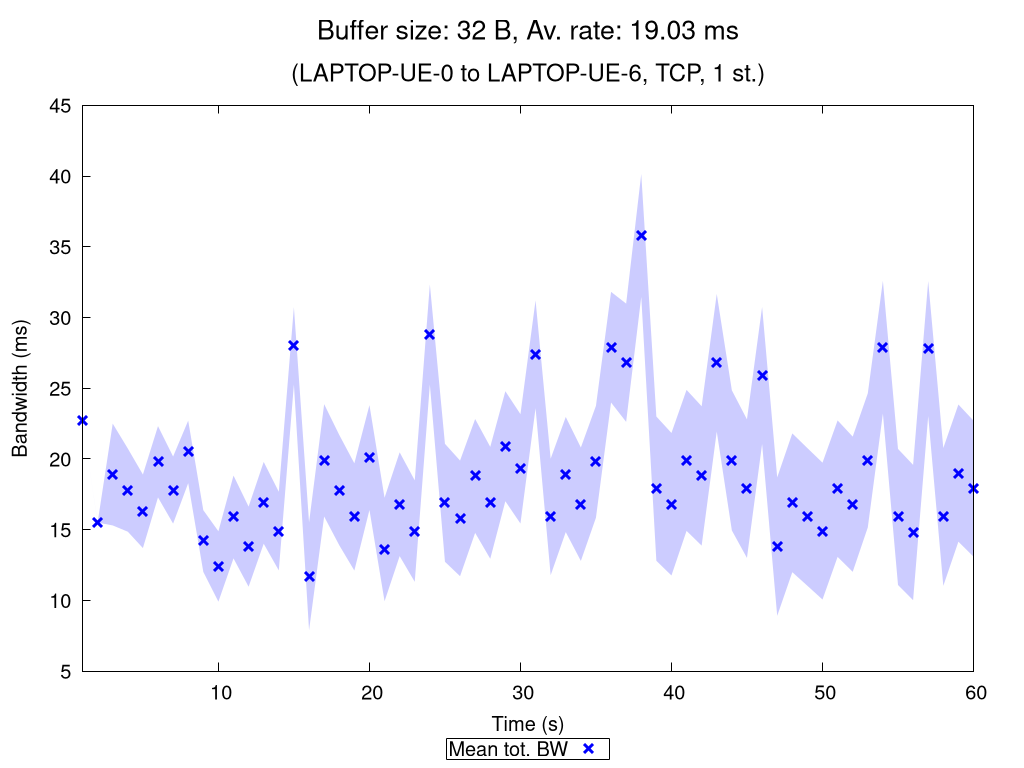

Reproduce this figure in gnuplot.
set terminal pngcairo nocrop enhanced size 1024,768 font "Verdana,15"
set output "TCP_1_st_2020_11_05_18-33-33_one2two_00032B.png"

set title "{/=20 Buffer size: 32 B, Av. rate: 19.03 ms}\n\n{/=18 (LAPTOP-UE-0 to LAPTOP-UE-6, TCP, 1 st.)}"

set xlabel "Time (s)"
set ylabel "Bandwidth (ms)"
set ytics nomirror
set key bmargin center horizontal box samplen 1 width -1
set bmargin 4.6
set rmargin 4.5

rf = 1.0  # rate factor
set style fill transparent solid 0.2 noborder
set autoscale xfix
plot "TCP_1_st_2020_11_05_18-33-33_one2two_00032B_iperf_processed.dat" using 1:($2/rf-$3/rf):($2/rf+$3/rf) with filledcurves lc rgb "blue" notitle, \
     "" using 1:($2/rf) with points pt 2 ps 1.5 lw 3 lc rgb "blue" title "Mean tot. BW", \
